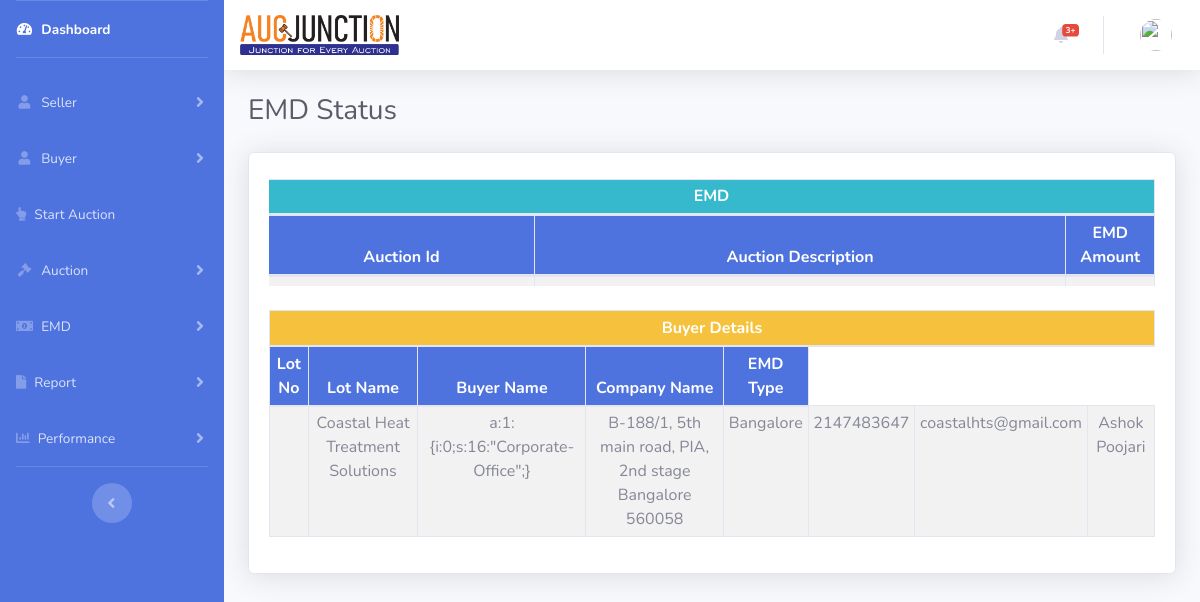
/index.php/admin_emdpaid/emdpaid_2, run on an earlier commit of the app's database.
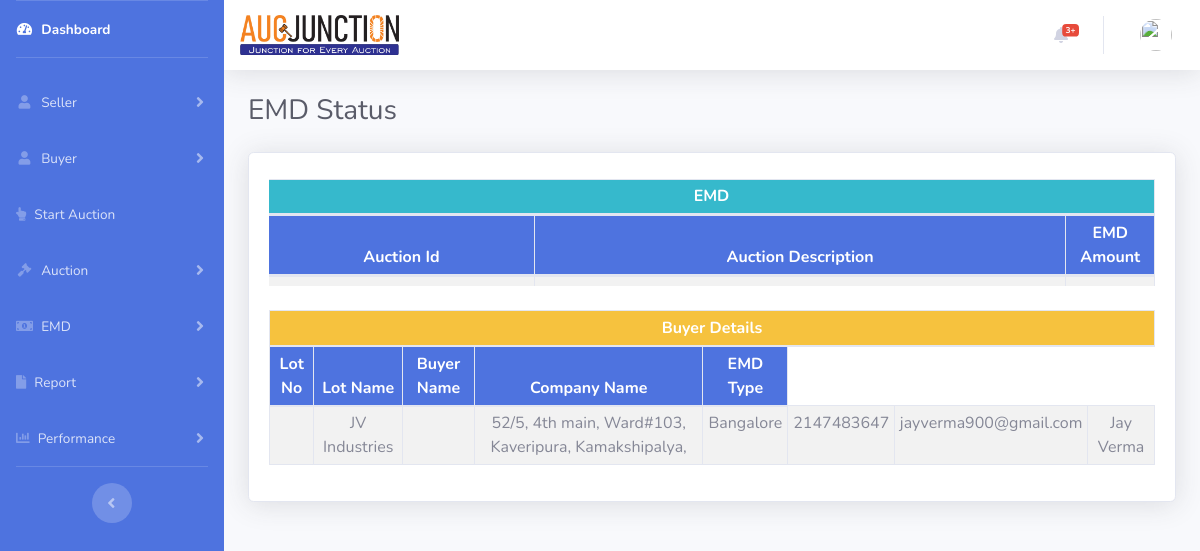
And on a later commit of the database.
### tables this page shows
CREATE TABLE `sellerprofile` (
  `id` int(11) NOT NULL,
  `sname` varchar(50) DEFAULT NULL,
  `scomapnyname` varchar(225) DEFAULT NULL,
  `ssellertype` varchar(220) DEFAULT NULL,
  `scontactperson` varchar(200) DEFAULT NULL,
  `sdesignation` varchar(100) DEFAULT NULL,
  `sagreement` tinyint(1) DEFAULT NULL,
  `sagreementdate` date DEFAULT NULL,
  `sterms_condi` tinyint(1) DEFAULT NULL,
  `scin` varchar(225) DEFAULT NULL,
  `scompanytype` varchar(50) DEFAULT NULL,
  `saddress` tinytext DEFAULT NULL,
  `saddresscount` varchar(100) DEFAULT NULL,
  `sstreet` varchar(100) DEFAULT NULL,
  `scity` varchar(100) DEFAULT NULL,
  `span` varchar(225) DEFAULT NULL,
  `spin` int(11) DEFAULT NULL,
  `sstate` varchar(100) DEFAULT NULL,
  `scountry` varchar(100) DEFAULT NULL,
  `slocation` varchar(225) DEFAULT NULL,
  `semail` varchar(200) DEFAULT NULL,
  `sphone` int(11) DEFAULT NULL,
  `susername` varchar(50) DEFAULT NULL,
  `spassword` varchar(100) DEFAULT NULL,
  `soldpassword` varchar(50) DEFAULT NULL,
  `snewpassword` varchar(50) DEFAULT NULL,
  `sconfirmpassword` varchar(10) DEFAULT NULL,
  `sgst` varchar(12) DEFAULT NULL,
  `spcb` varchar(225) DEFAULT NULL,
  `scapcha` varchar(12) DEFAULT NULL,
  `sbankername` varchar(200) DEFAULT NULL,
  `saccountnumber` varchar(200) DEFAULT NULL,
  `sbranch` varchar(100) DEFAULT NULL,
  `sifsccode` varchar(200) DEFAULT NULL,
  `suploadprofilepic` varchar(200) DEFAULT NULL,
  `ssigneddocument` varchar(200) DEFAULT NULL,
  `adaction` tinyint(1) DEFAULT NULL
);

### application/controllers/Admin_emdpaid.php (called while the page is built, shortened)
<?php
class Admin_emdpaid extends CI_Controller {
	public function emdpaid_2(){
		$retrivevaltmp = urldecode($this->uri->segment(3));
		$retriveval = array('sname'=>$retrivevaltmp);
		$this->load->model('Admin_model');
		$data['sqldata'] = $this->Admin_model->getdatafromtablejoin('addlot','auction','sauctionid',$retrivevaltmp);
		$data['sellerinfo'] = $this->Admin_model->getdatafromtable('sellerprofile',$retriveval);
		$this->load->helper('url');
		$this->load->library('session');
		$sess = array('sessi'=>$this->session->userdata('username'));
		$this->load->view('admin/header',$sess);
		$this->load->view('admin/emdpaid', $data);
		$this->load->view('admin/footer');
	}
}

### index.php (called while the page is built, shortened)
<?php
require_once BASEPATH.'core/CodeIgniter.php';
?>

### application/models/Admin_model.php (called while the page is built, shortened)
<?php
   class Admin_model extends CI_Model {
		public function getdatafromtable($table, $data) {
			 $query = $this->db->get_where($table, $data);
			 return $query->result();
		}
		public function getdatafromtablejoin($table,$table2,$joincolname,$compdata){
			$this->db->select('*');
			$this->db->from($table);
			$this->db->join($table2, "$table.$joincolname = $table2.$joincolname");
			$this->db->where("$table2.sname", $compdata);
			$query = $this->db->get();
			return $query->result();
		}
   }
?>

### application/views/admin/emdpaid.php (the view, shortened to what this page needs)
        <div class="container-fluid">
          <div class="d-sm-flex align-items-center justify-content-between mb-4">
            <h2 class="h3 mb-0 text-gray-800">EMD Status</h2>
          </div>
          <div class="row">
			<div class="col-xl-12 col-lg-7">
          <div class="card shadow mb-4">
            <div class="card-body">
              <div class="table-responsive">
		<table class="table table-striped table-bordered table-sm text-center" id="dataTable" width="100%" cellspacing="0">
				<thead class="bg-info text-white text-center">
					<th colspan="7">EMD</th>
				</thead>
				<thead class="bg-primary text-white">
				<tr>
					<th>Auction Id</th>
					<th width="60%">Auction Description</th>
					<th width="10%">EMD Amount</th>
				</tr>
				</thead>
				<tbody>
				<tr>
					<td><b><?php echo $sqldata[0]->sauctionid; ?></b></td>
					<td><?php echo $sqldata[0]->sonlineaucdate_time; ?></td>
					<td><?php echo $sqldata[0]->saucclosedate_time; ?></td>
				</tr>
				</tbody>
		 </table>
				<table class="table table-striped table-sm table-bordered mt-4 text-center" id="dataTable" width="100%" cellspacing="0">
				<thead class="bg-warning  text-white text-center">
					<th colspan="8">Buyer Details</th>
				</thead>
				<thead class="bg-primary text-white">
				<tr>
					<th>Lot No</th>
					<th>Lot Name</th>
					<th>Buyer Name</th>
					<th>Company Name</th>
					<th>EMD Type</th>
				</tr>
				</thead>
				<tbody>
				<tr>
					<td><?php echo $sellerinfo[0]->sname; ?></td>
					<td><?php echo $sellerinfo[0]->scomapnyname; ?></td>
					<td><?php echo $sellerinfo[0]->saddress; ?></td>
					<td><?php echo $sellerinfo[0]->sstreet; ?></td>
					<td><?php echo $sellerinfo[0]->scity; ?></td>
					<td><?php echo $sellerinfo[0]->sphone; ?></td>
					<td><?php echo $sellerinfo[0]->semail; ?></td>
					<td><?php echo $sellerinfo[0]->scontactperson; ?></td>
				</tr>
				</tbody>
		 </table>
		</div>
		</div>
		</div>
		</div>
		</div>
    </div>
  </div>
</body>
</html>

What changed in the data, as far as the page shows it:
no longer on this page (row edited): sellerprofile: scomapnyname "Coastal Heat Treatment Solutions", saddress "a:1:{i:0;s:16:\"Corporate-Office\";}", sstreet "B-188/1, 5th main road, PIA, 2nd stage Bangalore 560058", scity "Bangalore", sphone "2147483647", semail "coastalhts@gmail.com", scontactperson "Ashok Poojari"
now on this page (row edited): sellerprofile: scomapnyname "JV Industries", sstreet "52/5, 4th main, Ward#103, Kaveripura, Kamakshipalya,", scity "Bangalore", sphone "2147483647", semail "jayverma900@gmail.com", scontactperson "Jay Verma"
